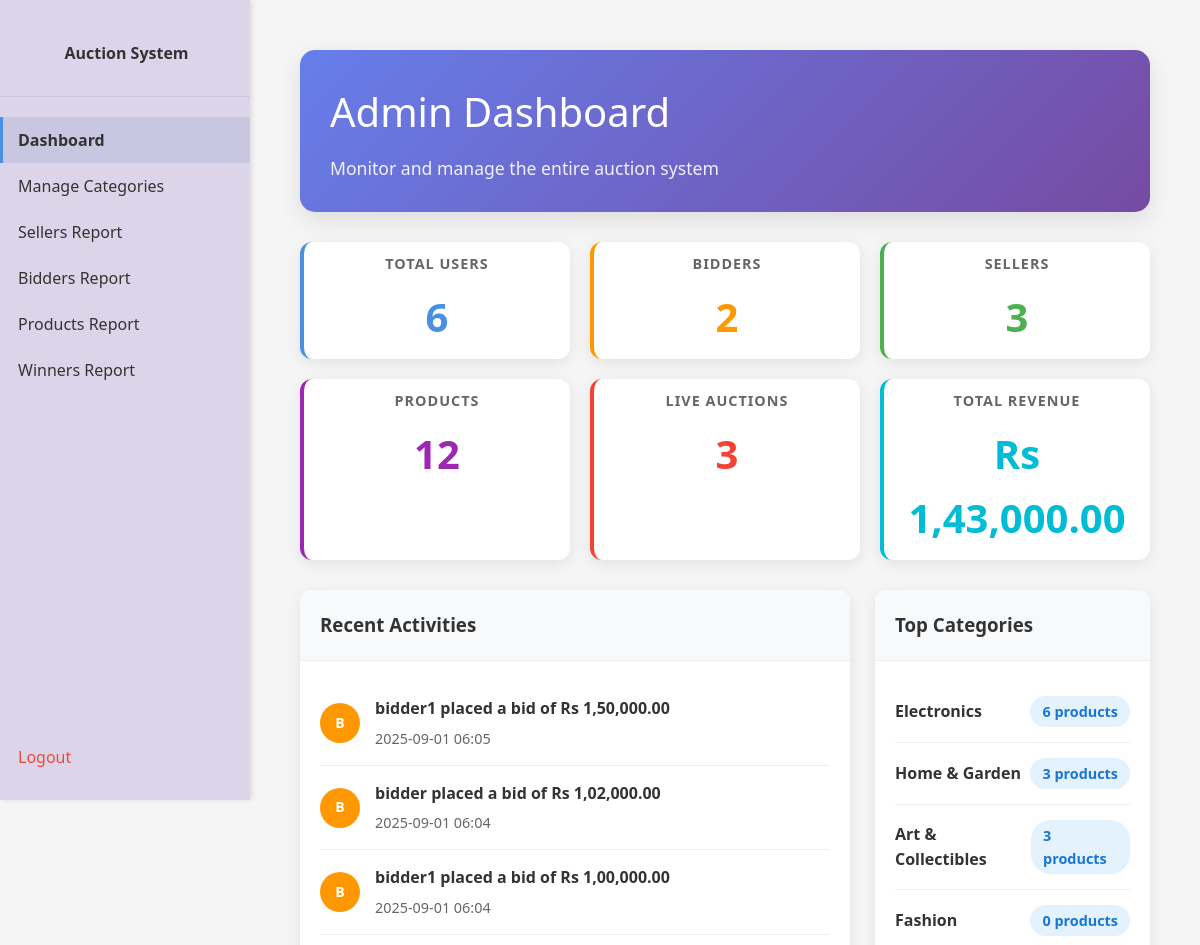
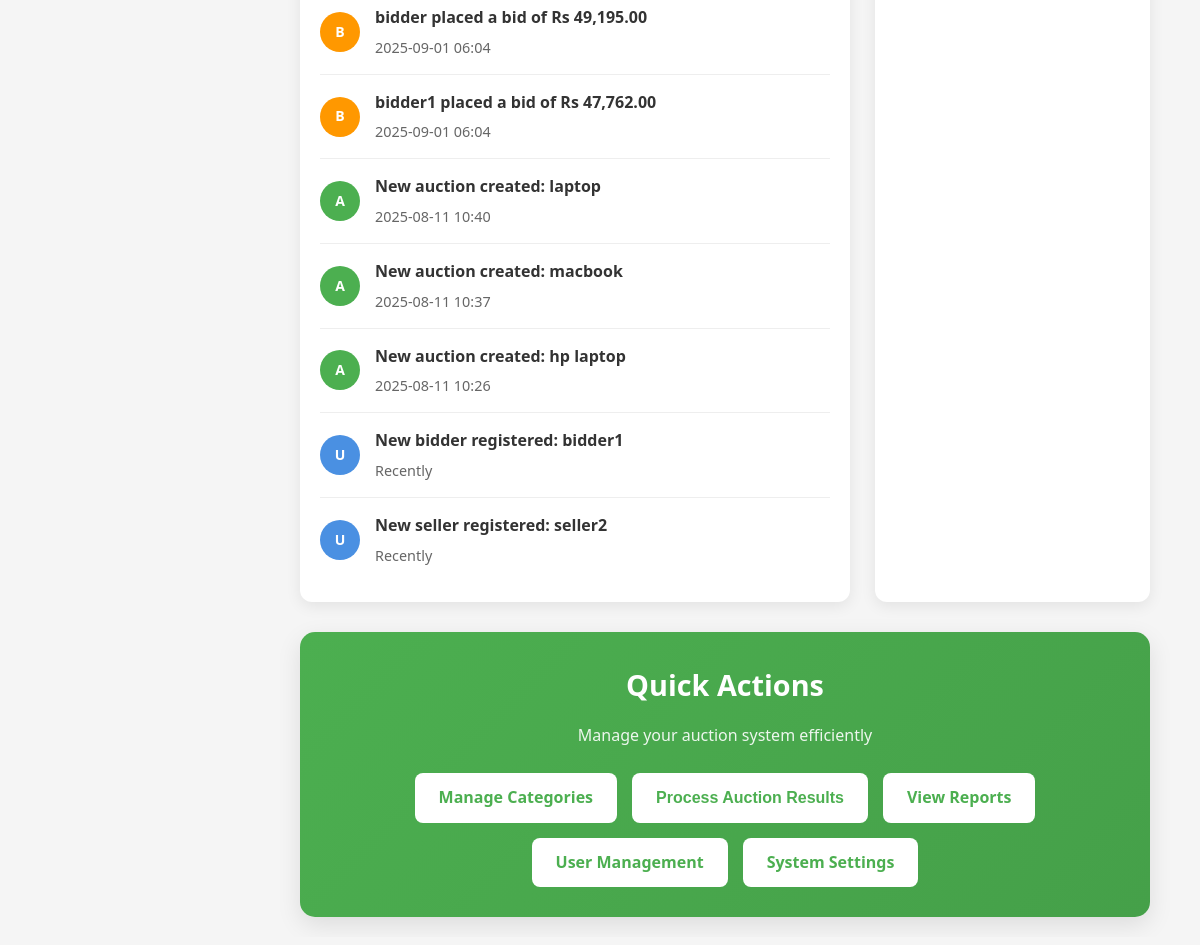
The app's page /admin/dashboard (signed in), older data (2 pictures, top to bottom).
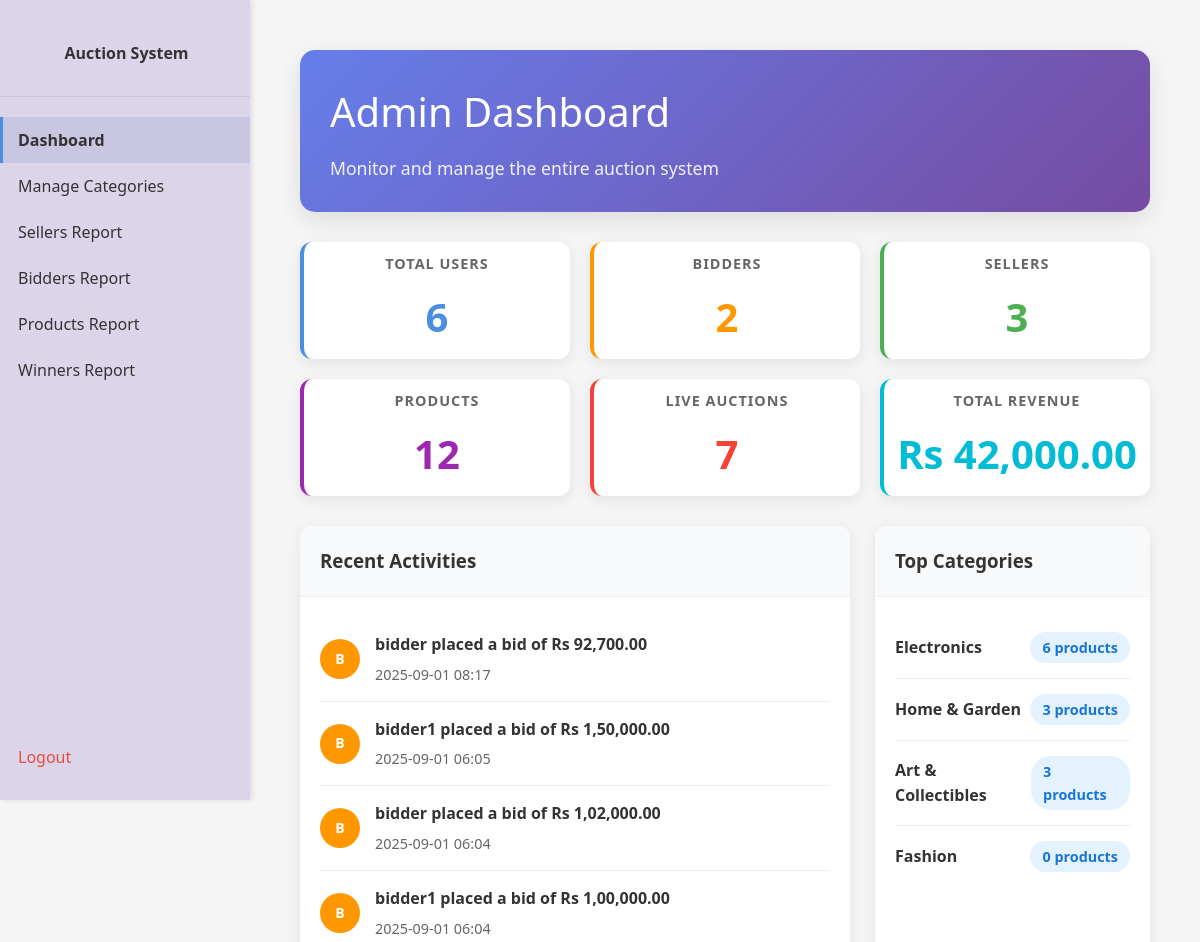
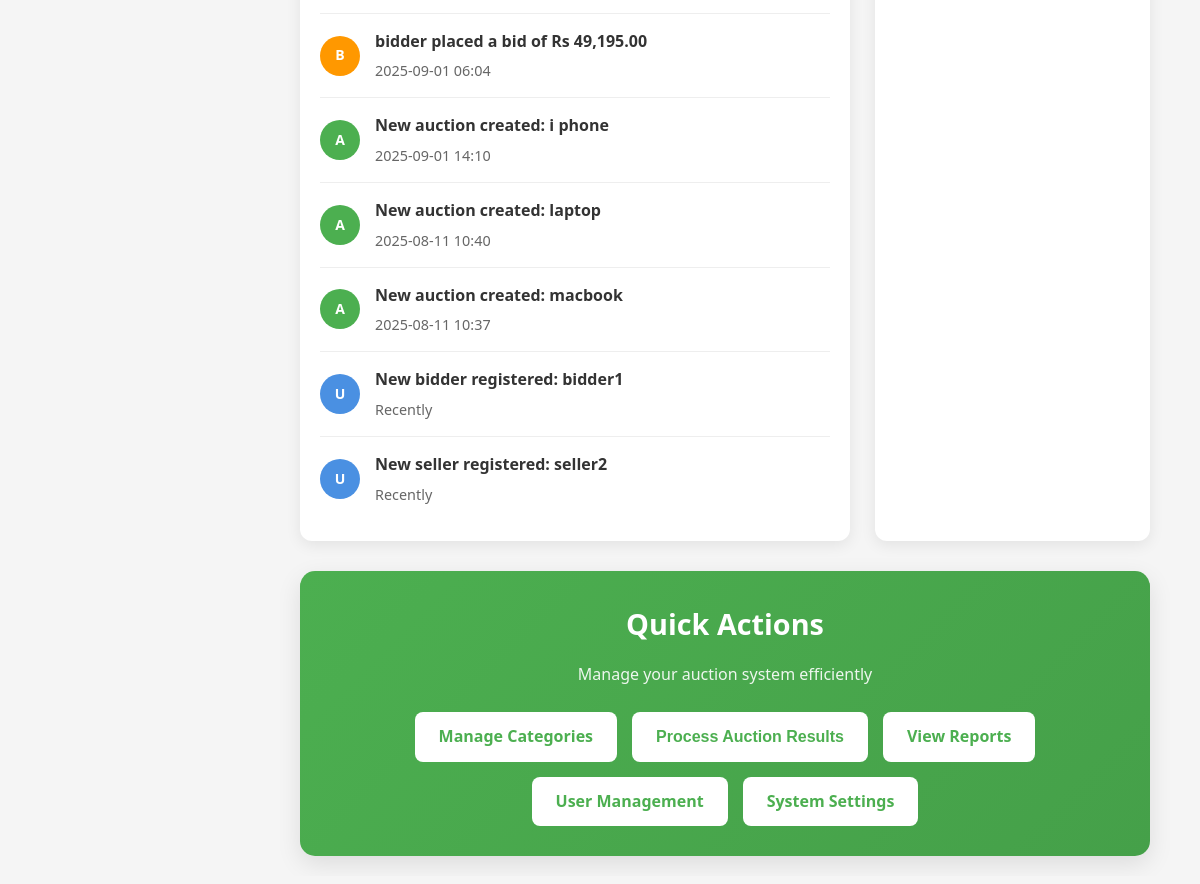
The same page, newer data (2 pictures, top to bottom).
### app/models.py (models this page shows, shortened)
class Bid(db.Model):
    __tablename__ = 'bids'
    id = db.Column(db.Integer, primary_key=True)
    auction_id = db.Column(db.Integer, db.ForeignKey('auctions.id'), nullable=False)
    bidder_id = db.Column(db.Integer, db.ForeignKey('users.id'), nullable=False)
    bid_amount = db.Column(db.Float, nullable=False)
    bid_time = db.Column(db.DateTime, default=datetime.now)

class User(db.Model):
    __tablename__ = 'users'
    id = db.Column(db.Integer, primary_key=True)
    username = db.Column(db.String(80), unique=True, nullable=False)
    email = db.Column(db.String(120), unique=True, nullable=False)
    password_hash = db.Column(db.String(256), nullable=False)
    role = db.Column(db.String(20), nullable=False)  # 'bidder' or 'seller'
    status = db.Column(db.String(20), nullable=False, default='pending')  # 'pending', 'accepted', 'rejected'
    created_at = db.Column(db.DateTime, default=datetime.now)
    products = db.relationship('Product', backref='seller', lazy=True)
    bids = db.relationship('Bid', backref='bidder', lazy=True)
    won_auctions = db.relationship('AuctionResult', backref='winner', lazy=True)
    search_history = db.relationship('SearchHistory', backref='user', lazy=True)

class Auction(db.Model):
    __tablename__ = 'auctions'
    id = db.Column(db.Integer, primary_key=True)
    product_id = db.Column(db.Integer, db.ForeignKey('products.id'), nullable=False)
    start_date = db.Column(db.DateTime, nullable=False)
    end_date = db.Column(db.DateTime, nullable=False)
    type = db.Column(db.String(20), nullable=False, default='auction')  # auction, buy_now, etc.
    created_at = db.Column(db.DateTime, default=datetime.utcnow)
    bids = db.relationship('Bid', backref='auction', lazy=True)
    result = db.relationship('AuctionResult', backref='auction', uselist=False, lazy=True)
    @property
    def status(self):
        now = datetime.now()  # Use local time instead of UTC
        if now < self.start_date:
            return 'upcoming'
        elif now >= self.start_date and now < self.end_date:
            return 'live'
        else:
            return 'ended'

class Product(db.Model):
    __tablename__ = 'products'
    id = db.Column(db.Integer, primary_key=True)
    name = db.Column(db.String(200), nullable=False)
    starting_bid = db.Column(db.Float, nullable=False)
    reserve_price = db.Column(db.Float, nullable=True)
    description = db.Column(db.Text, nullable=True)
    keywords = db.Column(db.String(255), nullable=True)
    minimum_interval = db.Column(db.Float, nullable=False, default=1.0)  # Minimum bid increment
    category_id = db.Column(db.Integer, db.ForeignKey('categories.id'), nullable=False)
    subcategory_id = db.Column(db.Integer, db.ForeignKey('subcategories.id'), nullable=False)
    seller_id = db.Column(db.Integer, db.ForeignKey('users.id'), nullable=False)
    image_url = db.Column(db.String(255), nullable=True)  # Store the path to the uploaded image
    created_at = db.Column(db.DateTime, default=datetime.now)
    auctions = db.relationship('Auction', backref='product', lazy=True)

class Category(db.Model):
    __tablename__ = 'categories'
    id = db.Column(db.Integer, primary_key=True)
    name = db.Column(db.String(100), nullable=False, unique=True)
    subcategories = db.relationship('Subcategory', backref='category', lazy=True)
    products = db.relationship('Product', backref='category', lazy=True)

### app/admin.py (the view)
@admin.route('/admin/dashboard')
@login_required
@role_required('admin')
def admin_dashboard():
    total_users = User.query.count()
    total_bidders = User.query.filter_by(role='bidder').count()
    total_sellers = User.query.filter_by(role='seller').count()
    total_products = Product.query.count()
    total_categories = Category.query.count()
    total_subcategories = Subcategory.query.count()
    all_auctions = Auction.query.all()
    live_auctions = [a for a in all_auctions if a.status == 'live']
    upcoming_auctions = [a for a in all_auctions if a.status == 'upcoming']
    ended_auctions = [a for a in all_auctions if a.status == 'ended']
    total_bids = Bid.query.count()
    total_revenue = 0
    for auction in ended_auctions:
        if auction.bids:
            highest_bid = max(auction.bids, key=lambda x: x.bid_amount)
            total_revenue += highest_bid.bid_amount
    recent_users = User.query.order_by(User.id.desc()).limit(5).all()
    recent_auctions = Auction.query.order_by(Auction.created_at.desc()).limit(5).all()
    recent_bids = Bid.query.order_by(Bid.bid_time.desc()).limit(10).all()
    category_stats = []
    for category in Category.query.all():
        category_products = Product.query.filter_by(category_id=category.id).count()
        category_stats.append({
            'name': category.name,
            'products': category_products
        })
    category_stats.sort(key=lambda x: x['products'], reverse=True)
    top_categories = category_stats[:5]
    return render_template('admin_dashboard.html',
                         total_users=total_users,
                         total_bidders=total_bidders,
                         total_sellers=total_sellers,
                         total_products=total_products,
                         total_categories=total_categories,
                         total_subcategories=total_subcategories,
                         live_auctions=len(live_auctions),
                         upcoming_auctions=len(upcoming_auctions),
                         ended_auctions=len(ended_auctions),
                         total_bids=total_bids,
                         total_revenue=total_revenue,
                         recent_users=recent_users,
                         recent_auctions=recent_auctions,
                         recent_bids=recent_bids,
                         top_categories=top_categories,
                         format_indian_currency=format_indian_currency)

### app/utils.py (called while the page is built)
def format_indian_currency(amount):
    if amount is None:
        return "Rs 0.00"
    amount_str = f"{amount:.2f}"
    parts = amount_str.split('.')
    integer_part = parts[0]
    decimal_part = parts[1]
    if len(integer_part) <= 3:
        formatted_integer = integer_part
    else:
        last_three = integer_part[-3:]
        remaining = integer_part[:-3]
        formatted_remaining = ""
        for i in range(len(remaining)):
            if i > 0 and i % 2 == 0:
                formatted_remaining = "," + formatted_remaining
            formatted_remaining = remaining[-(i+1)] + formatted_remaining
        formatted_integer = formatted_remaining + "," + last_three
    return f"Rs {formatted_integer}.{decimal_part}"

def login_required(f):
    @wraps(f)
    def decorated_function(*args, **kwargs):
        if 'user_id' not in session:
            return redirect(url_for('main.home'))
        return f(*args, **kwargs)
    return decorated_function

### app/templates/admin_dashboard.html (shortened to what the changed rows need)
<!DOCTYPE html>
<html>
<head>
    <link rel="stylesheet" href="{{ url_for('static', filename='style.css') }}">
</head>
<body>
    <div class="content">
        <div class="dashboard-container">
            <div class="welcome-section">
                <h1>Admin Dashboard</h1>
            </div>
            <div class="stats-grid">
                <div class="stat-card auctions">
                    <h3>Live Auctions</h3>
                    <p class="stat-number">{{ live_auctions }}</p>
                </div>
                <div class="stat-card revenue">
                    <h3>Total Revenue</h3>
                    <p class="stat-number">{{ format_indian_currency(total_revenue) }}</p>
                </div>
            </div>
            <div class="dashboard-sections">
                <div class="main-section">
                    <div class="section-content">
                        {% if recent_bids or recent_auctions or recent_users %}
                            {% for bid in recent_bids[:5] %}
                            <div class="activity-item">
                                <div class="activity-icon bid">B</div>
                                <div class="activity-details">
                                    <div class="activity-title">{{ bid.bidder.username }} placed a bid of {{ format_indian_currency(bid.bid_amount) }}</div>
                                    <div class="activity-time">{{ bid.bid_time.strftime('%Y-%m-%d %H:%M') }}</div>
                                </div>
                            </div>
                            {% endfor %}
                            {% for auction in recent_auctions[:3] %}
                            <div class="activity-item">
                                <div class="activity-icon auction">A</div>
                                <div class="activity-details">
                                    <div class="activity-title">New auction created: {{ auction.product.name }}</div>
                                    <div class="activity-time">{{ auction.created_at.strftime('%Y-%m-%d %H:%M') }}</div>
                                </div>
                            </div>
                            {% endfor %}
                            {% for user in recent_users[:2] %}
                            <div class="activity-item">
                                <div class="activity-icon user">U</div>
                                <div class="activity-details">
                                    <div class="activity-title">New {{ user.role }} registered: {{ user.username }}</div>
                                    <div class="activity-time">Recently</div>
                                </div>
                            </div>
                            {% endfor %}
                        {% else %}
                            <div class="empty-state">
                                <h3>No Recent Activities</h3>
                                <p>No recent activities to display.</p>
                            </div>
                        {% endif %}
                    </div>
                </div>
                <div class="main-section">
                    <div class="section-content">
                        {% if top_categories %}
                            {% for category in top_categories %}
                            <div class="category-item">
                                <span class="category-name">{{ category.name }}</span>
                                <span class="category-count">{{ category.products }} products</span>
                            </div>
                            {% endfor %}
                        {% else %}
                            <div class="empty-state">
                                <h3>No Categories</h3>
                                <p>No categories found.</p>
                            </div>
                        {% endif %}
                    </div>
                </div>
            </div>
            <div class="quick-actions">
                <h2>Quick Actions</h2>
            </div>
        </div>
    </div>
</body>
</html>

Row changes from the older to the newer data that the page shows:
no longer on this page (row unchanged): Bid: bidder.username "bidder1", bid_amount "Rs 47,762.00", bid_time "2025-09-01 06:04"
no longer on this page (row edited): Auction: product.name "hp laptop", created_at "2025-08-11 10:26"
added Bid: bidder.username "bidder", bid_amount "Rs 92,700.00", bid_time "2025-09-01 08:17"
now on this page (row edited): Auction: product.name "i phone", created_at "2025-09-01 14:10"
Text that changed along with them:
{{ live_auctions }}: "3" → "7"
text no longer shown: "Rs 1,43,000.00"
text now shown: "Rs 42,000.00"
